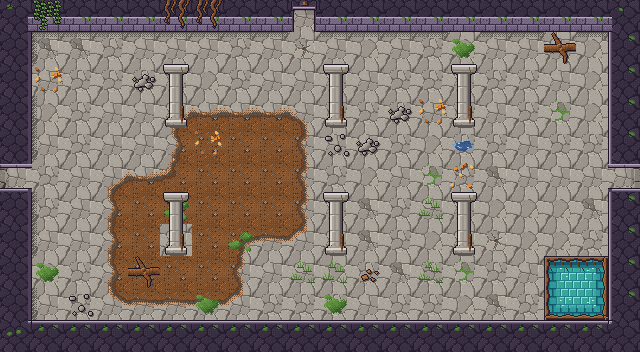

Tiled map render using the project's own tile images. Description and the whole map definition, tile-layer contents included, below:
An orthogonal 20x11 tile map with 32x32 px tiles, 4 tile layers (Sol, Decor, Murs, Dessus) and 12 objects (3x Sortie, 3x Spawn, 3x Ennemi, 2x Porte, Chute).

<map version="1.10" tiledversion="1.12.2" orientation="orthogonal" renderorder="right-down" width="20" height="11" tilewidth="32" tileheight="32" infinite="0" nextlayerid="6" nextobjectid="13">
 <properties>
  <property name="carte_x" type="int" value="2" />
  <property name="carte_y" type="int" value="2" />
  <property name="etage" value="rdc" />
 </properties>
 <tileset firstgid="1" source="../tilesets/temple_racines.tsx" />
 <layer id="1" name="Sol" width="20" height="11">
  <data encoding="csv">
3,3,2,4,3,3,1,5,2,2,2,1,4,1,2,1,4,4,1,4,
2,4,4,2,1,1,1,2,1,5,1,3,1,2,3,1,1,1,3,4,
1,1,2,2,2,4,3,2,1,1,1,1,2,2,1,2,2,1,3,1,
1,3,2,1,1,68,49,49,49,69,2,2,2,1,2,1,2,126,3,1,
2,1,2,1,1,51,6,6,6,52,1,1,2,3,2,2,1,2,2,3,
1,2,1,68,49,53,6,6,6,52,2,3,1,126,2,4,1,1,1,1,
5,2,1,51,6,6,6,6,6,52,1,4,2,1,1,3,3,3,4,1,
1,1,1,51,6,1,6,56,50,71,1,4,2,3,1,5,3,3,2,4,
1,3,2,51,6,6,6,52,1,1,3,2,4,2,126,2,1,37,38,2,
1,1,2,70,50,50,50,71,2,2,2,1,2,2,3,4,2,39,40,1,
2,3,1,2,1,3,1,2,2,3,2,3,1,1,1,1,1,2,1,2
</data>
 </layer>
 <layer id="2" name="Decor" width="20" height="11">
  <data encoding="csv">
0,0,0,0,0,0,0,0,0,0,0,0,0,0,0,0,0,0,0,0,
0,15,13,13,13,13,13,13,13,0,13,13,13,13,118,13,13,9,13,0,
0,121,0,0,16,0,0,0,0,0,0,0,0,0,0,0,0,0,0,0,
0,14,0,0,0,0,0,0,0,0,0,0,16,121,0,0,0,0,0,0,
0,14,0,0,0,0,121,0,0,0,77,16,0,0,80,0,0,0,0,0,
0,0,0,0,0,0,0,0,0,0,0,0,0,0,120,0,0,0,0,0,
0,14,0,0,0,119,0,0,0,0,0,0,0,78,0,0,0,0,0,0,
0,14,0,0,0,0,0,119,0,0,0,0,0,0,0,0,0,0,0,0,
0,118,0,0,9,0,0,0,0,78,78,128,0,78,0,0,0,0,0,0,
0,14,77,0,0,0,118,0,0,0,118,0,0,0,0,0,0,0,0,0,
0,0,0,0,0,0,0,0,0,0,0,0,0,0,0,0,0,0,0,0
</data>
 </layer>
 <layer id="3" name="Murs" width="20" height="11">
  <data encoding="csv">
21,17,17,17,17,17,17,17,17,41,17,17,17,17,17,17,17,17,17,22,
19,0,0,0,0,0,0,0,0,0,0,0,0,0,0,0,0,0,0,20,
19,0,0,0,0,0,0,0,0,0,0,0,0,0,0,0,0,0,0,20,
19,0,0,0,0,114,0,0,0,0,114,0,0,0,114,0,0,0,0,20,
19,0,0,0,0,0,0,0,0,0,0,0,0,0,0,0,0,0,0,20,
43,0,0,0,0,0,0,0,0,0,0,0,0,0,0,0,0,0,0,44,
19,0,0,0,0,0,0,0,0,0,0,0,0,0,0,0,0,0,0,20,
19,0,0,0,0,114,0,0,0,0,114,0,0,0,114,0,0,0,0,20,
19,0,0,0,0,0,0,0,0,0,0,0,0,0,0,0,0,0,0,20,
19,0,0,0,0,0,0,0,0,0,0,0,0,0,0,0,0,0,0,20,
23,18,18,18,18,18,18,18,18,18,18,18,18,18,18,18,18,18,18,24
</data>
 </layer>
 <objectgroup id="4" name="Objets">
  <object id="1" type="Sortie" x="288" y="0" width="32" height="32">
   <properties>
    <property name="cible_carte" value="res://scenes/rooms/donjon1_salle_10_room.tscn" />
    <property name="cible_spawn" value="depuis_sud" />
    <property name="godot_node_type" value="area" />
   </properties>
  </object>
  <object id="2" type="Spawn" x="304" y="80">
   <properties>
    <property name="id" value="depuis_nord" />
   </properties>
   <point />
  </object>
  <object id="3" type="Sortie" x="608" y="160" width="32" height="32">
   <properties>
    <property name="cible_carte" value="res://scenes/rooms/donjon1_salle_08_room.tscn" />
    <property name="cible_spawn" value="depuis_ouest" />
    <property name="godot_node_type" value="area" />
   </properties>
  </object>
  <object id="4" type="Porte" x="608" y="160" width="32" height="32">
   <properties>
    <property name="id" value="donjon1_porte_04" />
    <property name="type" value="cle" />
   </properties>
  </object>
  <object id="5" type="Spawn" x="560" y="176">
   <properties>
    <property name="id" value="depuis_est" />
   </properties>
   <point />
  </object>
  <object id="6" type="Sortie" x="0" y="160" width="32" height="32">
   <properties>
    <property name="cible_carte" value="res://scenes/rooms/donjon1_salle_06_room.tscn" />
    <property name="cible_spawn" value="depuis_est" />
    <property name="godot_node_type" value="area" />
   </properties>
  </object>
  <object id="7" type="Porte" x="0" y="160" width="32" height="32">
   <properties>
    <property name="id" value="donjon1_porte_03" />
    <property name="type" value="interrupteur" />
   </properties>
  </object>
  <object id="8" type="Spawn" x="80" y="176">
   <properties>
    <property name="id" value="depuis_ouest" />
   </properties>
   <point />
  </object>
  <object id="9" type="Chute" x="544" y="256" width="64" height="64">
   <properties>
    <property name="id" value="donjon1_chute_07" />
    <property name="cible_carte" value="res://scenes/rooms/donjon1_salle_12_room.tscn" />
    <property name="cible_spawn" value="depuis_chute_salle_07" />
    <property name="godot_node_type" value="area" />
   </properties>
  </object>
  <object id="10" type="Ennemi" x="176" y="48">
   <properties>
    <property name="type" value="lutin_des_branches" />
    <property name="variante" value="normal" />
   </properties>
   <point />
  </object>
  <object id="11" type="Ennemi" x="336" y="176">
   <properties>
    <property name="type" value="ronceau" />
    <property name="variante" value="normal" />
   </properties>
   <point />
  </object>
  <object id="12" type="Ennemi" x="432" y="304">
   <properties>
    <property name="type" value="lutin_des_branches" />
    <property name="variante" value="normal" />
   </properties>
   <point />
  </object>
 </objectgroup>
 <layer id="5" name="Dessus" width="20" height="11">
  <data encoding="csv">
0,123,0,0,0,122,122,0,0,45,0,0,0,0,0,0,0,0,0,0,
0,0,0,0,0,0,0,0,0,0,0,0,0,0,0,0,0,0,0,0,
0,0,0,0,0,113,0,0,0,0,113,0,0,0,113,0,0,0,0,0,
0,0,0,0,0,0,0,0,0,0,0,0,0,0,0,0,0,0,0,0,
0,0,0,0,0,0,0,0,0,0,0,0,0,0,0,0,0,0,0,0,
47,0,0,0,0,0,0,0,0,0,0,0,0,0,0,0,0,0,0,48,
0,0,0,0,0,113,0,0,0,0,113,0,0,0,113,0,0,0,0,0,
0,0,0,0,0,0,0,0,0,0,0,0,0,0,0,0,0,0,0,0,
0,0,0,0,0,0,0,0,0,0,0,0,0,0,0,0,0,0,0,0,
0,0,0,0,0,0,0,0,0,0,0,0,0,0,0,0,0,0,0,0,
0,0,0,0,0,0,0,0,0,0,0,0,0,0,0,0,0,0,0,0
</data>
 </layer>
</map>
